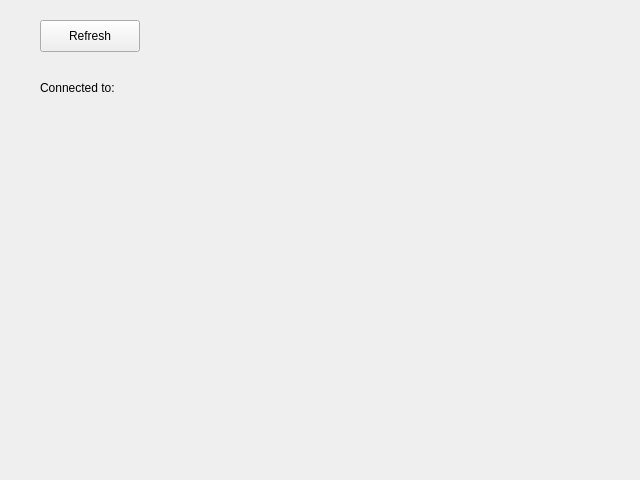
<?xml version="1.0" encoding="UTF-8"?>
<ui version="4.0">
 <class>beamstatus</class>
 <widget class="QWidget" name="beamstatus">
  <property name="geometry">
   <rect>
    <x>0</x>
    <y>0</y>
    <width>640</width>
    <height>480</height>
   </rect>
  </property>
  <property name="windowTitle">
   <string>Beam Status</string>
  </property>
  <property name="displayName" stdset="0">
   <string>Beam Status</string>
  </property>
  <widget class="QLabel" name="server_label">
   <property name="geometry">
    <rect>
     <x>40</x>
     <y>120</y>
     <width>491</width>
     <height>20</height>
    </rect>
   </property>
   <property name="text">
    <string/>
   </property>
  </widget>
  <widget class="QPushButton" name="refresh_button">
   <property name="geometry">
    <rect>
     <x>40</x>
     <y>20</y>
     <width>100</width>
     <height>32</height>
    </rect>
   </property>
   <property name="text">
    <string>Refresh</string>
   </property>
  </widget>
  <widget class="QLabel" name="connection_label">
   <property name="geometry">
    <rect>
     <x>40</x>
     <y>80</y>
     <width>141</width>
     <height>16</height>
    </rect>
   </property>
   <property name="text">
    <string>Connected to:</string>
   </property>
  </widget>
 </widget>
 <resources/>
 <connections/>
</ui>
